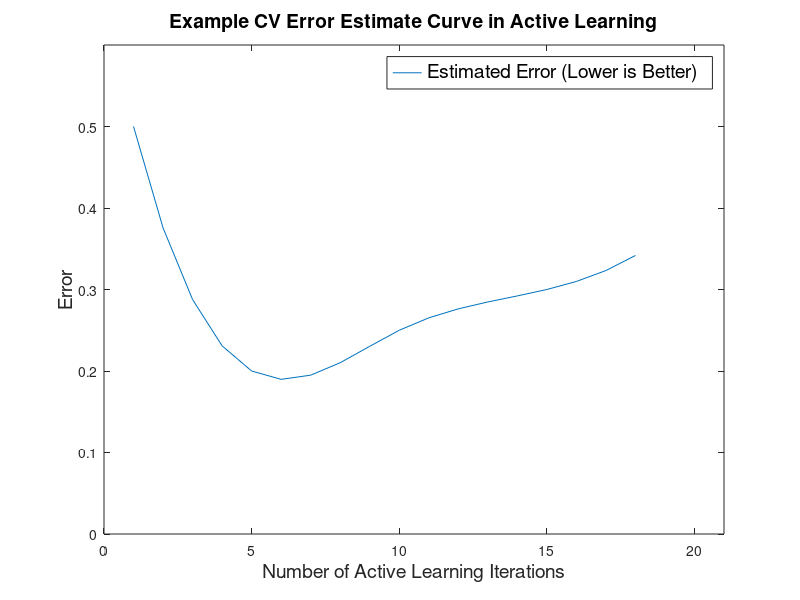

Reproduce this figure in MATLAB.
function [] = exampleLearningCurve()    
               
    
    
    
    x = 1:20;
    yy = spline([1 5 10 15 20],[.5 .2 .25 .3 .4],x);    
    
    fontSize = 14;
    plot(x(1:end-2),yy(1:end-2));
    h_legend = legend('Estimated Error (Lower is Better)');
    set(h_legend,'FontSize',fontSize);
    xlabel('Number of Active Learning Iterations','FontSize',fontSize);
    ylabel('Error','FontSize',fontSize);    
    h_title = title('Example CV Error Estimate Curve in Active Learning');
    set(h_title,'FontSize',fontSize);
    axis([0 max(x+1) 0 .6]);
end